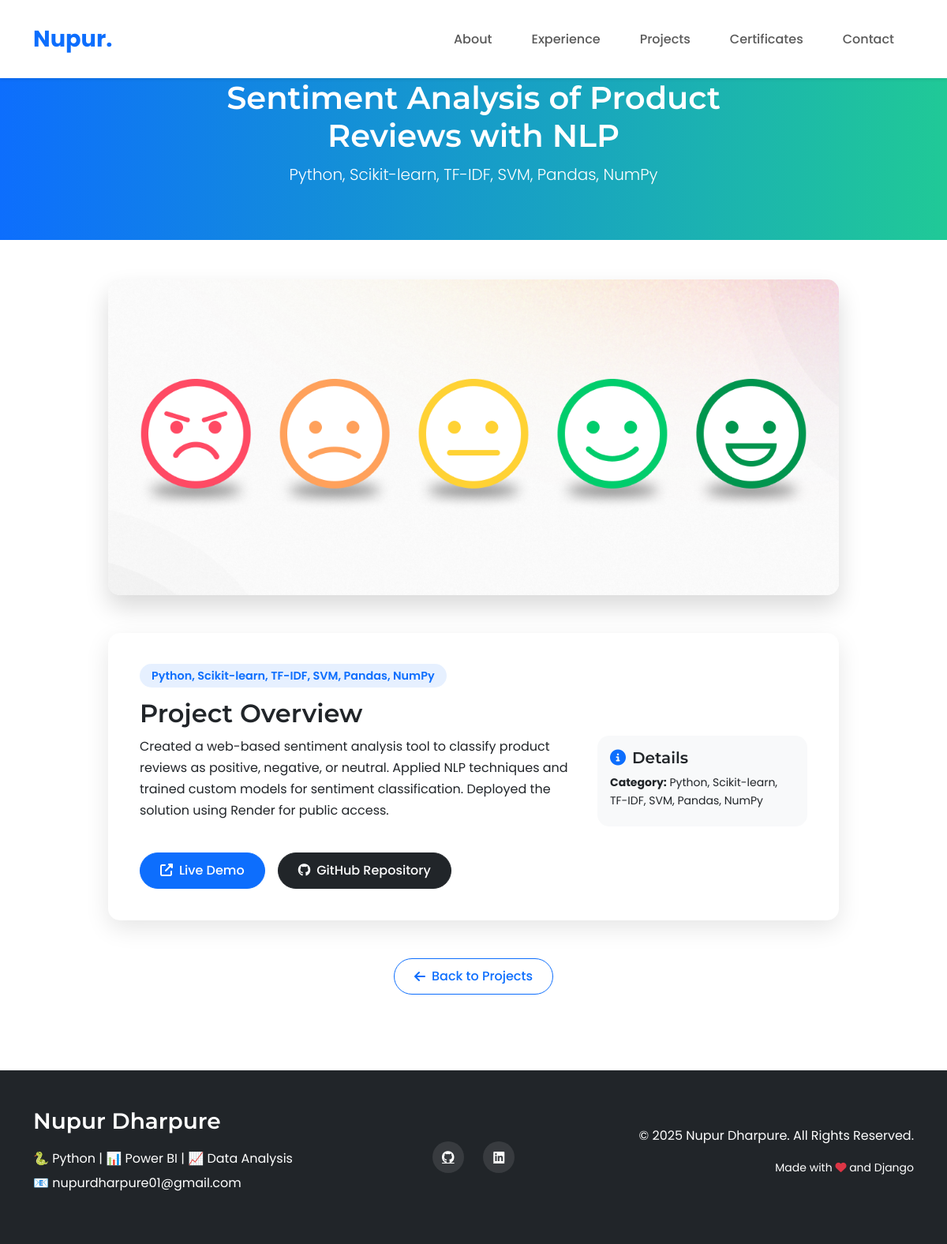
/project/4/, run on the app's committed database.
### portfolio/models.py (models this page shows, shortened)
class Project(models.Model):
    title = models.CharField(max_length=100)
    description = models.TextField()
    technology = models.CharField(max_length=50)
    image = models.ImageField(upload_to='project_images/', blank=True, null=True)
    url = models.URLField(blank=True)
    github = models.URLField(blank=True)
    created_at = models.DateTimeField(auto_now_add=True)
    class Meta:
        ordering = ['-created_at']

### portfolio/views.py (the view)
# urls.py: path('project/<int:project_id>/', views.project_detail, name='project_detail'),
def project_detail(request, project_id):
    project = get_object_or_404(Project, id=project_id)
    return render(request, 'portfolio/project_detail.html', {'project': project})

### portfolio/templates/portfolio/project_detail.html (shortened to what this page needs)
{% extends 'portfolio/base.html' %}
{% block content %}
<div class="project-header">
    <div class="container">
        <div class="row">
            <div class="col-lg-8 mx-auto text-center">
                <h1>{{ project.title }}</h1>
                <p class="lead">{{ project.technology }}</p>
            </div>
        </div>
    </div>
</div>
<div class="container">
    <div class="row justify-content-center">
        <div class="col-lg-10">
            <div class="mb-5">
                {% if project.image %}
                    <img src="{{ project.image.url }}" class="project-image" alt="{{ project.title }}">
                {% endif %}
            </div>
            <div class="project-content mb-5">
                <div class="mb-4">
                    <span class="tech-badge mb-3">{{ project.technology }}</span>
                    <h2 class="mt-3">Project Overview</h2>
                    <div class="row mb-4">
                        <div class="col-md-8">
                            <p>{{ project.description }}</p>
                        </div>
                        <div class="col-md-4">
                            <div class="card bg-light">
                                <div class="card-body">
                                    <h5 class="card-title"><i class="fas fa-info-circle text-primary me-2"></i>Details</h5>
                                    <p class="small mb-1"><strong>Category:</strong> {{ project.technology }}</p>
                                </div>
                            </div>
                        </div>
                    </div>
                </div>
                <div class="d-flex flex-wrap gap-3 mt-4">
                    {% if project.url %}
                        <a href="{{ project.url }}" class="btn btn-primary" target="_blank">
                            <i class="fas fa-external-link-alt me-2"></i>Live Demo
                        </a>
                    {% endif %}
                    {% if project.github %}
                        <a href="{{ project.github }}" class="btn btn-dark" target="_blank">
                            <i class="fab fa-github me-2"></i>GitHub Repository
                        </a>
                    {% endif %}
                </div>
            </div>
            <div class="text-center mb-5">
                <a href="{% url 'portfolio:home' %}#projects" class="btn btn-outline-primary btn-back">
                    <i class="fas fa-arrow-left me-2"></i>Back to Projects
                </a>
            </div>
        </div>
    </div>
</div>
{% endblock %}

### static/css/style.css (style rules this page uses)
:root { --primary-color: #0d6efd; --secondary-color: #6c757d; --accent-color: #20c997; --dark-color: #212529; --light-color: #f8f9fa; }
body { font-family: 'Poppins', sans-serif; scroll-behavior: smooth; color: var(--dark-color); line-height: 1.7; }
h1, h2, h3, h4, h5, h6 { font-family: 'Montserrat', sans-serif; font-weight: 600; }
.btn { border-radius: 30px; padding: 10px 25px; font-weight: 500; transition: all 0.3s ease; }
.btn-primary { background-color: var(--primary-color); border-color: var(--primary-color); }
.btn-outline-primary { color: var(--primary-color); border-color: var(--primary-color); }
.card { border: none; border-radius: 15px; overflow: hidden; transition: transform 0.3s ease, box-shadow 0.3s ease; }
.card-title { font-weight: 600; }

### portfolio/templates/portfolio/base.html (style rules this page uses)
:root { --primary-color: #0d6efd; --secondary-color: #6c757d; --accent-color: #20c997; --dark-color: #212529; --light-color: #f8f9fa; }
body { font-family: 'Poppins', sans-serif; scroll-behavior: smooth; overflow-x: hidden; }
h1, h2, h3, h4, h5, h6 { font-family: 'Montserrat', sans-serif; }
.btn-primary { padding: 10px 25px; border-radius: 30px; transition: all 0.3s ease; }
.card { border: none; transition: transform 0.3s ease, box-shadow 0.3s ease; border-radius: 15px; overflow: hidden; }

### portfolio/templates/portfolio/project_detail.html (style rules this page uses)
.project-header { background: linear-gradient(to right, #0d6efd, #20c997); padding: 100px 0 50px; color: white; margin-bottom: 50px; }
.project-image { border-radius: 15px; box-shadow: 0 15px 30px rgba(0,0,0,0.15); object-fit: cover; max-height: 400px; width: 100%; }
.project-content { border-radius: 15px; box-shadow: 0 10px 30px rgba(0,0,0,0.1); padding: 40px; background: white; }
.tech-badge { background: rgba(13, 110, 253, 0.1); color: #0d6efd; border-radius: 20px; padding: 5px 15px; font-size: 0.9rem; font-weight: 600; }
.btn-back { display: inline-flex; align-items: center; transition: transform 0.3s ease; }

### data on the page
Project: title "Sentiment Analysis of Product Reviews with NLP", technology "Python, Scikit-learn, TF-IDF, SVM, Pandas, NumPy", image (picture), description "Created a web-based sentiment analysis tool to classify product reviews as positive, negative, or neutral. Applied NLP techniques and trained custom models for sentiment classification. Deployed the solution using Render for public access."
